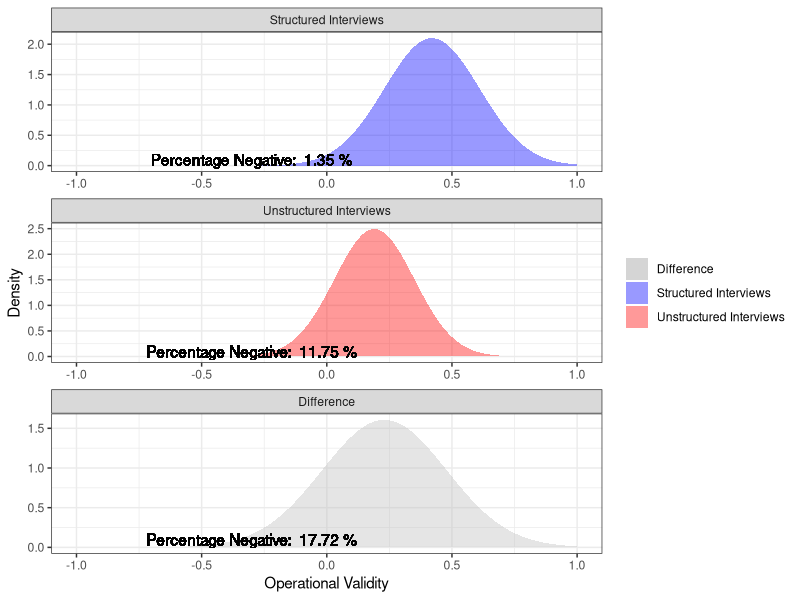

The R script that drew this image:
# load packages
library(ggplot2)
library(gridExtra)

# build distributions
# Parameters
# stuctured interview operational validity
mean1 <- 0.42
sd1 <- 0.19

# unstructured interview operational validity
mean2 <- 0.19
sd2 <- 0.16

# Mean and standard deviation of the difference
mean_diff <- mean1 - mean2
sd_diff <- sqrt(sd1^2 + sd2^2)

# Create a sequence of x values
x <- seq(-1, 1, length.out = 1000)

# Create data frames for each distribution
df1 <- data.frame(x = x, y = dnorm(x, mean1, sd1), type = "Structured Interviews")
df2 <- data.frame(x = x, y = dnorm(x, mean2, sd2), type = "Unstructured Interviews")
df_diff <- data.frame(x = x, y = dnorm(x, mean_diff, sd_diff), type = "Difference")
df_diff_neg <- df_diff[df_diff$x < 0, ]
df_diff_nonneg <- df_diff[df_diff$x >= 0, ]

# Combine data frames
df <- rbind(df1, df2, df_diff_nonneg)
df_neg <- df_diff_neg

# Calculate the proportion that is negative for each distribution
prop_neg1 <- pnorm(0, mean1, sd1)
prop_neg2 <- pnorm(0, mean2, sd2)
prop_neg_diff <- pnorm(0, mean_diff, sd_diff)

# Create the plot
p <- ggplot() +
  geom_area(data = df, aes(x = x, y = y, fill = type), alpha = 0.4) +
  geom_area(data = df_neg, aes(x = x, y = y, fill = type), alpha = 0.4) +
  scale_fill_manual(values = c("Structured Interviews" = "blue", "Unstructured Interviews" = "red", "Difference" = "gray")) +
  labs(x = "Operational Validity", y = "Density") +
  theme_bw() + 
  theme(legend.title = element_blank()) +
  facet_wrap(~factor(type, levels = c("Structured Interviews", "Unstructured Interviews", "Difference")), scales = "free", ncol = 1)

# Add annotations for each facet
p <- p + geom_text(data = df1, aes(x = -0.3, y = 0.1, label = paste("Percentage Negative: ", round(prop_neg1 * 100, 2), "%")), inherit.aes = FALSE)
p <- p + geom_text(data = df2, aes(x = -0.3, y = 0.1, label = paste("Percentage Negative: ", round(prop_neg2 * 100, 2), "%")), inherit.aes = FALSE)
p <- p + geom_text(data = df_diff, aes(x = -0.3, y = 0.1, label = paste("Percentage Negative: ", round(prop_neg_diff * 100, 2), "%")), inherit.aes = FALSE)

# Print the plot
print(p)
